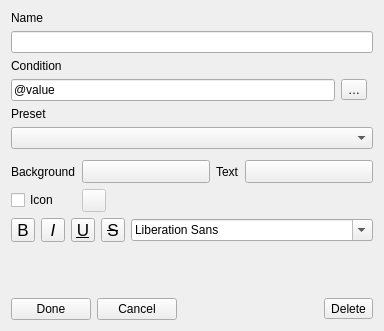
<?xml version="1.0" encoding="UTF-8"?>
<ui version="4.0">
 <class>QgsEditConditionalRuleWidget</class>
 <widget class="QWidget" name="QgsEditConditionalRuleWidget">
  <property name="geometry">
   <rect>
    <x>0</x>
    <y>0</y>
    <width>384</width>
    <height>331</height>
   </rect>
  </property>
  <property name="sizePolicy">
   <sizepolicy hsizetype="Fixed" vsizetype="Preferred">
    <horstretch>0</horstretch>
    <verstretch>0</verstretch>
   </sizepolicy>
  </property>
  <property name="windowTitle">
   <string notr="true">Form</string>
  </property>
  <layout class="QGridLayout" name="gridLayout">
   <item row="5" column="0" colspan="2">
    <widget class="QComboBox" name="mPresetsList"/>
   </item>
   <item row="1" column="0" colspan="2">
    <widget class="QLineEdit" name="mNameEdit">
     <property name="text">
      <string/>
     </property>
    </widget>
   </item>
   <item row="0" column="0">
    <widget class="QLabel" name="label_2">
     <property name="sizePolicy">
      <sizepolicy hsizetype="Minimum" vsizetype="Preferred">
       <horstretch>0</horstretch>
       <verstretch>0</verstretch>
      </sizepolicy>
     </property>
     <property name="text">
      <string>Name</string>
     </property>
    </widget>
   </item>
   <item row="8" column="0" colspan="2">
    <layout class="QHBoxLayout" name="horizontalLayout_2">
     <item>
      <widget class="QPushButton" name="mSaveRule">
       <property name="text">
        <string>Done</string>
       </property>
      </widget>
     </item>
     <item>
      <widget class="QPushButton" name="mCancelButton">
       <property name="text">
        <string>Cancel</string>
       </property>
      </widget>
     </item>
     <item>
      <spacer name="horizontalSpacer">
       <property name="orientation">
        <enum>Qt::Horizontal</enum>
       </property>
       <property name="sizeHint" stdset="0">
        <size>
         <width>40</width>
         <height>20</height>
        </size>
       </property>
      </spacer>
     </item>
     <item>
      <widget class="QToolButton" name="mDeleteButton">
       <property name="text">
        <string>Delete</string>
       </property>
       <property name="icon">
        <iconset resource="../../images/images.qrc">
         <normaloff>:/images/themes/default/mActionDeleteSelected.svg</normaloff>:/images/themes/default/mActionDeleteSelected.svg</iconset>
       </property>
       <property name="toolButtonStyle">
        <enum>Qt::ToolButtonTextBesideIcon</enum>
       </property>
      </widget>
     </item>
    </layout>
   </item>
   <item row="4" column="0">
    <widget class="QLabel" name="label_3">
     <property name="text">
      <string>Preset</string>
     </property>
    </widget>
   </item>
   <item row="3" column="0">
    <layout class="QHBoxLayout" name="horizontalLayout_5">
     <item>
      <widget class="QLineEdit" name="mRuleEdit">
       <property name="text">
        <string>@value</string>
       </property>
      </widget>
     </item>
     <item>
      <widget class="QToolButton" name="btnBuildExpression">
       <property name="text">
        <string>…</string>
       </property>
       <property name="icon">
        <iconset resource="../../images/images.qrc">
         <normaloff>:/images/themes/default/mIconExpression.svg</normaloff>:/images/themes/default/mIconExpression.svg</iconset>
       </property>
      </widget>
     </item>
    </layout>
   </item>
   <item row="2" column="0">
    <widget class="QLabel" name="label">
     <property name="sizePolicy">
      <sizepolicy hsizetype="Minimum" vsizetype="Preferred">
       <horstretch>0</horstretch>
       <verstretch>0</verstretch>
      </sizepolicy>
     </property>
     <property name="text">
      <string>Condition</string>
     </property>
    </widget>
   </item>
   <item row="7" column="0">
    <spacer name="verticalSpacer">
     <property name="orientation">
      <enum>Qt::Vertical</enum>
     </property>
     <property name="sizeType">
      <enum>QSizePolicy::Expanding</enum>
     </property>
     <property name="sizeHint" stdset="0">
      <size>
       <width>20</width>
       <height>43</height>
      </size>
     </property>
    </spacer>
   </item>
   <item row="6" column="0" colspan="2">
    <widget class="QFrame" name="horizontalFrame_2">
     <layout class="QVBoxLayout" name="verticalLayout_2">
      <property name="leftMargin">
       <number>0</number>
      </property>
      <property name="topMargin">
       <number>5</number>
      </property>
      <property name="rightMargin">
       <number>0</number>
      </property>
      <property name="bottomMargin">
       <number>0</number>
      </property>
      <item>
       <layout class="QGridLayout" name="gridLayout_2">
        <property name="topMargin">
         <number>0</number>
        </property>
        <item row="0" column="1">
         <widget class="QgsColorButton" name="btnBackgroundColor">
          <property name="sizePolicy">
           <sizepolicy hsizetype="Preferred" vsizetype="Preferred">
            <horstretch>0</horstretch>
            <verstretch>0</verstretch>
           </sizepolicy>
          </property>
          <property name="minimumSize">
           <size>
            <width>10</width>
            <height>0</height>
           </size>
          </property>
          <property name="maximumSize">
           <size>
            <width>16777215</width>
            <height>16777215</height>
           </size>
          </property>
          <property name="text">
           <string/>
          </property>
         </widget>
        </item>
        <item row="0" column="3">
         <widget class="QgsColorButton" name="btnTextColor">
          <property name="sizePolicy">
           <sizepolicy hsizetype="Preferred" vsizetype="Preferred">
            <horstretch>0</horstretch>
            <verstretch>0</verstretch>
           </sizepolicy>
          </property>
          <property name="minimumSize">
           <size>
            <width>10</width>
            <height>0</height>
           </size>
          </property>
          <property name="maximumSize">
           <size>
            <width>16777215</width>
            <height>16777215</height>
           </size>
          </property>
          <property name="text">
           <string/>
          </property>
         </widget>
        </item>
        <item row="0" column="2">
         <widget class="QLabel" name="label_6">
          <property name="sizePolicy">
           <sizepolicy hsizetype="Maximum" vsizetype="Preferred">
            <horstretch>0</horstretch>
            <verstretch>0</verstretch>
           </sizepolicy>
          </property>
          <property name="text">
           <string>Text</string>
          </property>
         </widget>
        </item>
        <item row="0" column="0">
         <widget class="QLabel" name="label_5">
          <property name="sizePolicy">
           <sizepolicy hsizetype="Maximum" vsizetype="Preferred">
            <horstretch>0</horstretch>
            <verstretch>0</verstretch>
           </sizepolicy>
          </property>
          <property name="text">
           <string>Background</string>
          </property>
         </widget>
        </item>
        <item row="1" column="0">
         <widget class="QCheckBox" name="checkIcon">
          <property name="sizePolicy">
           <sizepolicy hsizetype="Maximum" vsizetype="Fixed">
            <horstretch>0</horstretch>
            <verstretch>0</verstretch>
           </sizepolicy>
          </property>
          <property name="text">
           <string>Icon</string>
          </property>
         </widget>
        </item>
        <item row="1" column="1" colspan="3">
         <layout class="QHBoxLayout" name="horizontalLayout_6">
          <item>
           <widget class="QgsSymbolButton" name="btnChangeIcon">
            <property name="enabled">
             <bool>false</bool>
            </property>
            <property name="sizePolicy">
             <sizepolicy hsizetype="Preferred" vsizetype="Preferred">
              <horstretch>0</horstretch>
              <verstretch>0</verstretch>
             </sizepolicy>
            </property>
            <property name="minimumSize">
             <size>
              <width>10</width>
              <height>0</height>
             </size>
            </property>
            <property name="maximumSize">
             <size>
              <width>16777215</width>
              <height>16777215</height>
             </size>
            </property>
            <property name="text">
             <string/>
            </property>
           </widget>
          </item>
          <item>
           <spacer name="horizontalSpacer_2">
            <property name="orientation">
             <enum>Qt::Horizontal</enum>
            </property>
            <property name="sizeHint" stdset="0">
             <size>
              <width>40</width>
              <height>20</height>
             </size>
            </property>
           </spacer>
          </item>
         </layout>
        </item>
       </layout>
      </item>
      <item>
       <layout class="QHBoxLayout" name="horizontalLayout_13">
        <item>
         <widget class="QToolButton" name="mFontBoldBtn">
          <property name="enabled">
           <bool>true</bool>
          </property>
          <property name="minimumSize">
           <size>
            <width>24</width>
            <height>24</height>
           </size>
          </property>
          <property name="maximumSize">
           <size>
            <width>24</width>
            <height>24</height>
           </size>
          </property>
          <property name="font">
           <font>
            <pointsize>13</pointsize>
           </font>
          </property>
          <property name="toolTip">
           <string>Bold text
(data defined only, overrides Style)</string>
          </property>
          <property name="text">
           <string>B</string>
          </property>
          <property name="checkable">
           <bool>true</bool>
          </property>
         </widget>
        </item>
        <item>
         <widget class="QToolButton" name="mFontItalicBtn">
          <property name="enabled">
           <bool>true</bool>
          </property>
          <property name="minimumSize">
           <size>
            <width>24</width>
            <height>24</height>
           </size>
          </property>
          <property name="maximumSize">
           <size>
            <width>24</width>
            <height>24</height>
           </size>
          </property>
          <property name="font">
           <font>
            <pointsize>13</pointsize>
            <italic>true</italic>
           </font>
          </property>
          <property name="toolTip">
           <string>Italic text
(data defined only, overrides Style)</string>
          </property>
          <property name="text">
           <string>I</string>
          </property>
          <property name="checkable">
           <bool>true</bool>
          </property>
         </widget>
        </item>
        <item>
         <widget class="QToolButton" name="mFontUnderlineBtn">
          <property name="enabled">
           <bool>true</bool>
          </property>
          <property name="minimumSize">
           <size>
            <width>24</width>
            <height>24</height>
           </size>
          </property>
          <property name="maximumSize">
           <size>
            <width>24</width>
            <height>24</height>
           </size>
          </property>
          <property name="font">
           <font>
            <pointsize>13</pointsize>
            <underline>true</underline>
           </font>
          </property>
          <property name="toolTip">
           <string>Underlined text</string>
          </property>
          <property name="text">
           <string>U</string>
          </property>
          <property name="checkable">
           <bool>true</bool>
          </property>
         </widget>
        </item>
        <item>
         <widget class="QToolButton" name="mFontStrikethroughBtn">
          <property name="enabled">
           <bool>true</bool>
          </property>
          <property name="minimumSize">
           <size>
            <width>24</width>
            <height>24</height>
           </size>
          </property>
          <property name="maximumSize">
           <size>
            <width>24</width>
            <height>24</height>
           </size>
          </property>
          <property name="font">
           <font>
            <pointsize>13</pointsize>
            <strikeout>true</strikeout>
           </font>
          </property>
          <property name="toolTip">
           <string>Strikeout text</string>
          </property>
          <property name="text">
           <string>S</string>
          </property>
          <property name="checkable">
           <bool>true</bool>
          </property>
         </widget>
        </item>
        <item>
         <widget class="QFontComboBox" name="mFontFamilyCmbBx"/>
        </item>
       </layout>
      </item>
     </layout>
    </widget>
   </item>
  </layout>
 </widget>
 <customwidgets>
  <customwidget>
   <class>QgsSymbolButton</class>
   <extends>QToolButton</extends>
   <header>qgssymbolbutton.h</header>
  </customwidget>
  <customwidget>
   <class>QgsColorButton</class>
   <extends>QToolButton</extends>
   <header>qgscolorbutton.h</header>
   <container>1</container>
  </customwidget>
 </customwidgets>
 <tabstops>
  <tabstop>mNameEdit</tabstop>
  <tabstop>mRuleEdit</tabstop>
  <tabstop>btnBuildExpression</tabstop>
  <tabstop>mPresetsList</tabstop>
  <tabstop>btnBackgroundColor</tabstop>
  <tabstop>btnTextColor</tabstop>
  <tabstop>checkIcon</tabstop>
  <tabstop>btnChangeIcon</tabstop>
  <tabstop>mFontBoldBtn</tabstop>
  <tabstop>mFontItalicBtn</tabstop>
  <tabstop>mFontUnderlineBtn</tabstop>
  <tabstop>mFontStrikethroughBtn</tabstop>
  <tabstop>mFontFamilyCmbBx</tabstop>
  <tabstop>mSaveRule</tabstop>
  <tabstop>mCancelButton</tabstop>
  <tabstop>mDeleteButton</tabstop>
 </tabstops>
 <resources>
  <include location="../../images/images.qrc"/>
 </resources>
 <connections/>
 <buttongroups>
  <buttongroup name="mFontButtons">
   <property name="exclusive">
    <bool>false</bool>
   </property>
  </buttongroup>
 </buttongroups>
</ui>
